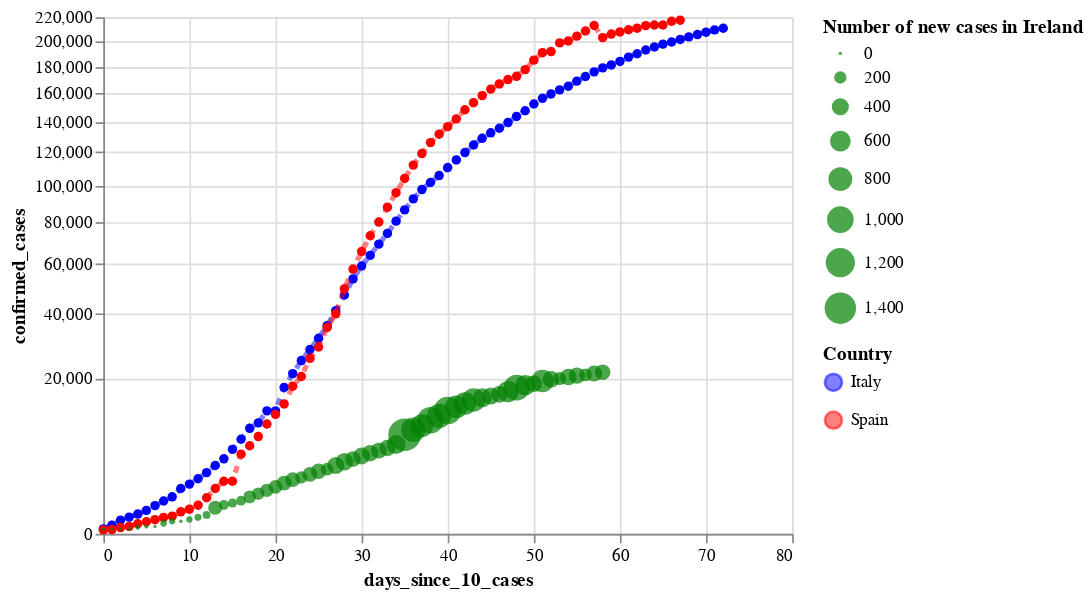

The cell this chart's notebook holds for it:
### Code cell
#hide

alt.layer(cases_it_plot, cases_es_plot, cases_ie_plot).resolve_scale(
    color='independent',
    shape='independent'
)
